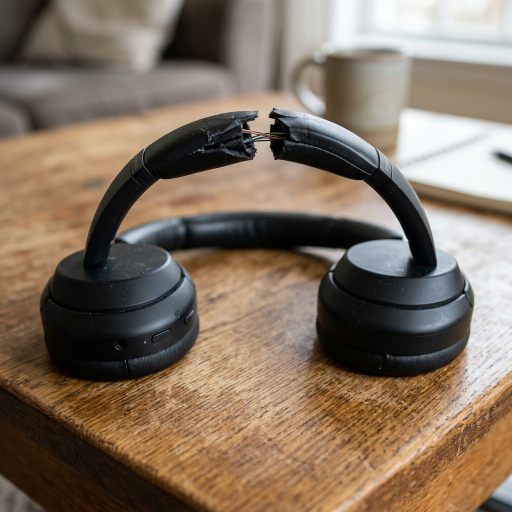
#> input picture mock_images/product_damage.jpg, 1024 x 1024 px (shown at 1/2 size)
$ python -i preprocessing.py   (imports and definitions only)
#> lines starting #> are read from the running program, lines starting #| are printed output that depends on the picture
"""
preprocessing.py

Resizes, normalizes, and standardizes uploaded customer damage images for
downstream feature extraction, histogram comparison, and manipulation analysis.
"""

from typing import Union, Tuple, Dict, Any
import numpy as np
from PIL import Image
import cv2


def load_image(image_input: Union[str, Image.Image, np.ndarray]) -> np.ndarray:
    """
    Loads an image input (file path, PIL Image, or numpy array) into a BGR numpy array.
    """
    if isinstance(image_input, str):
        img_bgr = cv2.imread(image_input)
        if img_bgr is None:
            raise ValueError(f"Unable to read image file at path: {image_input}")
        return img_bgr

    if isinstance(image_input, Image.Image):
        rgb_array = np.array(image_input.convert("RGB"))
        return cv2.cvtColor(rgb_array, cv2.COLOR_RGB2BGR)

    if isinstance(image_input, np.ndarray):
        if len(image_input.shape) == 2:
            return cv2.cvtColor(image_input, cv2.COLOR_GRAY2BGR)
        if image_input.shape[2] == 4:
            return cv2.cvtColor(image_input, cv2.COLOR_BGRA2BGR)
        return image_input.copy()

    raise TypeError(f"Unsupported image input type: {type(image_input)}")


def resize_and_normalize(
    img_bgr: np.ndarray, target_size: Tuple[int, int] = (512, 512)
) -> np.ndarray:
    """
    Resizes a BGR numpy array to the standardized target_size.
    """
    return cv2.resize(img_bgr, target_size, interpolation=cv2.INTER_AREA)


def preprocess_image(
    image_input: Union[str, Image.Image, np.ndarray],
    target_size: Tuple[int, int] = (512, 512),
) -> Dict[str, Any]:
    """
    Main entry point for image standardization.

    Returns:
        dict containing:
          - 'bgr': BGR numpy array (512x512)
          - 'rgb': RGB numpy array (512x512)
          - 'gray': Grayscale numpy array (512x512)
          - 'shape': (height, width, channels)
          - 'original_shape': tuple of input image shape before resizing
    """
    raw_bgr = load_image(image_input)
    original_shape = raw_bgr.shape

    resized_bgr = resize_and_normalize(raw_bgr, target_size=target_size)
    resized_rgb = cv2.cvtColor(resized_bgr, cv2.COLOR_BGR2RGB)
    resized_gray = cv2.cvtColor(resized_bgr, cv2.COLOR_BGR2GRAY)

    return {
        "bgr": resized_bgr,
        "rgb": resized_rgb,
        "gray": resized_gray,
        "shape": resized_bgr.shape,
        "original_shape": original_shape,
    }

>>> import cv2
>>> picture = cv2.imread('../mock_images/product_damage.jpg')
#> picture is the input picture: shape (1024, 1024, 3); mean B, G, R 96.6, 113.2, 130.2
>>> result = preprocess_image(picture)
#> in resize_and_normalize, `return cv2.resize(img_bgr, target_size, interpolation=cv2.INTER_AREA)`:
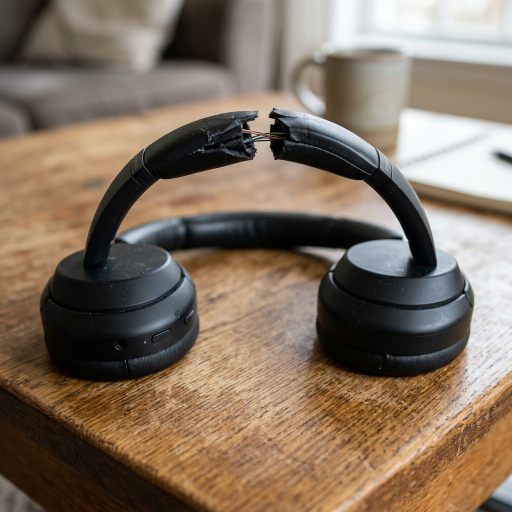
#> returned value: shape (512, 512, 3); mean of channels 0, 1, 2 96.7, 113.3, 130.3; drawn as B, G, R
#> in preprocess_image, `resized_gray = cv2.cvtColor(resized_bgr, cv2.COLOR_BGR2GRAY)`:
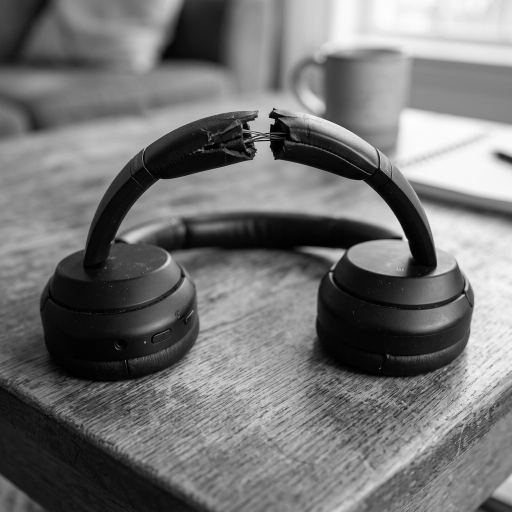
#> resized_gray: shape (512, 512); min 0, max 254, mean 116.5
#> result = 5 items
